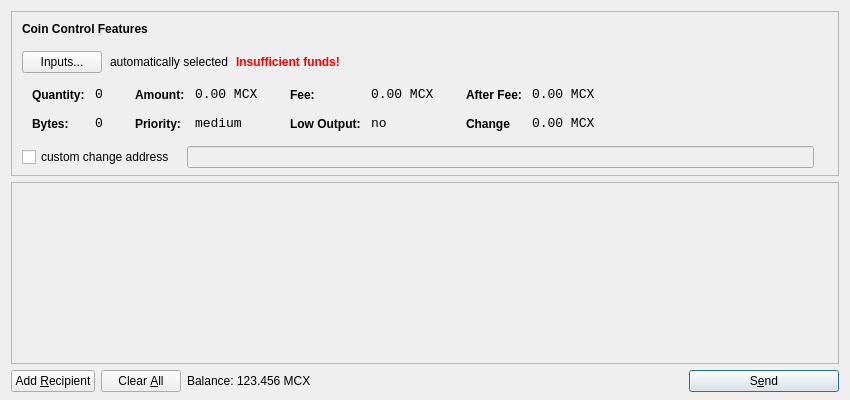
<?xml version="1.0" encoding="UTF-8"?>
<ui version="4.0">
 <class>SendCoinsDialog</class>
 <widget class="QDialog" name="SendCoinsDialog">
  <property name="geometry">
   <rect>
    <x>0</x>
    <y>0</y>
    <width>850</width>
    <height>400</height>
   </rect>
  </property>
  <property name="windowTitle">
   <string>Send Coins</string>
  </property>
  <property name="styleSheet">
   <string notr="true">background-image: url(:/images/gr);</string>
  </property>
  <layout class="QVBoxLayout" name="verticalLayout" stretch="0,1,0">
   <property name="bottomMargin">
    <number>8</number>
   </property>
   <item>
    <widget class="QFrame" name="frameCoinControl">
     <property name="sizePolicy">
      <sizepolicy hsizetype="Expanding" vsizetype="Expanding">
       <horstretch>0</horstretch>
       <verstretch>0</verstretch>
      </sizepolicy>
     </property>
     <property name="maximumSize">
      <size>
       <width>16777215</width>
       <height>16777215</height>
      </size>
     </property>
     <property name="frameShape">
      <enum>QFrame::StyledPanel</enum>
     </property>
     <property name="frameShadow">
      <enum>QFrame::Sunken</enum>
     </property>
     <layout class="QVBoxLayout" name="verticalLayoutCoinControl2">
      <property name="spacing">
       <number>6</number>
      </property>
      <property name="leftMargin">
       <number>0</number>
      </property>
      <property name="topMargin">
       <number>0</number>
      </property>
      <property name="rightMargin">
       <number>0</number>
      </property>
      <property name="bottomMargin">
       <number>6</number>
      </property>
      <item>
       <layout class="QVBoxLayout" name="verticalLayoutCoinControl" stretch="0,0,0,0,1">
        <property name="spacing">
         <number>0</number>
        </property>
        <property name="leftMargin">
         <number>10</number>
        </property>
        <property name="topMargin">
         <number>10</number>
        </property>
        <item>
         <layout class="QHBoxLayout" name="horizontalLayoutCoinControl1">
          <property name="bottomMargin">
           <number>15</number>
          </property>
          <item>
           <widget class="QLabel" name="labelCoinControlFeatures">
            <property name="sizePolicy">
             <sizepolicy hsizetype="Preferred" vsizetype="Maximum">
              <horstretch>0</horstretch>
              <verstretch>0</verstretch>
             </sizepolicy>
            </property>
            <property name="font">
             <font>
              <weight>75</weight>
              <bold>true</bold>
             </font>
            </property>
            <property name="styleSheet">
             <string notr="true">font-weight:bold;</string>
            </property>
            <property name="text">
             <string>Coin Control Features</string>
            </property>
           </widget>
          </item>
         </layout>
        </item>
        <item>
         <layout class="QHBoxLayout" name="horizontalLayoutCoinControl2" stretch="0,0,0,0">
          <property name="spacing">
           <number>8</number>
          </property>
          <property name="bottomMargin">
           <number>10</number>
          </property>
          <item>
           <widget class="QPushButton" name="pushButtonCoinControl">
            <property name="styleSheet">
             <string notr="true"/>
            </property>
            <property name="text">
             <string>Inputs...</string>
            </property>
           </widget>
          </item>
          <item>
           <widget class="QLabel" name="labelCoinControlAutomaticallySelected">
            <property name="text">
             <string>automatically selected</string>
            </property>
            <property name="margin">
             <number>5</number>
            </property>
           </widget>
          </item>
          <item>
           <widget class="QLabel" name="labelCoinControlInsuffFunds">
            <property name="font">
             <font>
              <weight>75</weight>
              <bold>true</bold>
             </font>
            </property>
            <property name="styleSheet">
             <string notr="true">color:red;font-weight:bold;</string>
            </property>
            <property name="text">
             <string>Insufficient funds!</string>
            </property>
            <property name="margin">
             <number>5</number>
            </property>
           </widget>
          </item>
          <item>
           <spacer name="horizontalSpacerCoinControl">
            <property name="orientation">
             <enum>Qt::Horizontal</enum>
            </property>
            <property name="sizeHint" stdset="0">
             <size>
              <width>40</width>
              <height>1</height>
             </size>
            </property>
           </spacer>
          </item>
         </layout>
        </item>
        <item>
         <widget class="QWidget" name="widgetCoinControl" native="true">
          <property name="sizePolicy">
           <sizepolicy hsizetype="Preferred" vsizetype="Preferred">
            <horstretch>0</horstretch>
            <verstretch>0</verstretch>
           </sizepolicy>
          </property>
          <property name="minimumSize">
           <size>
            <width>0</width>
            <height>0</height>
           </size>
          </property>
          <property name="styleSheet">
           <string notr="true"/>
          </property>
          <layout class="QHBoxLayout" name="horizontalLayoutCoinControl5">
           <property name="leftMargin">
            <number>0</number>
           </property>
           <property name="topMargin">
            <number>0</number>
           </property>
           <property name="rightMargin">
            <number>0</number>
           </property>
           <property name="bottomMargin">
            <number>0</number>
           </property>
           <item>
            <layout class="QHBoxLayout" name="horizontalLayoutCoinControl3" stretch="0,0,0,1">
             <property name="spacing">
              <number>20</number>
             </property>
             <property name="topMargin">
              <number>0</number>
             </property>
             <property name="bottomMargin">
              <number>10</number>
             </property>
             <item>
              <layout class="QFormLayout" name="formLayoutCoinControl1">
               <property name="horizontalSpacing">
                <number>10</number>
               </property>
               <property name="verticalSpacing">
                <number>14</number>
               </property>
               <property name="leftMargin">
                <number>10</number>
               </property>
               <property name="topMargin">
                <number>4</number>
               </property>
               <property name="rightMargin">
                <number>6</number>
               </property>
               <item row="0" column="0">
                <widget class="QLabel" name="labelCoinControlQuantityText">
                 <property name="styleSheet">
                  <string notr="true">font-weight:bold;</string>
                 </property>
                 <property name="text">
                  <string>Quantity:</string>
                 </property>
                 <property name="margin">
                  <number>0</number>
                 </property>
                </widget>
               </item>
               <item row="0" column="1">
                <widget class="QLabel" name="labelCoinControlQuantity">
                 <property name="font">
                  <font>
                   <family>Monospace</family>
                   <pointsize>10</pointsize>
                  </font>
                 </property>
                 <property name="cursor">
                  <cursorShape>IBeamCursor</cursorShape>
                 </property>
                 <property name="contextMenuPolicy">
                  <enum>Qt::ActionsContextMenu</enum>
                 </property>
                 <property name="text">
                  <string>0</string>
                 </property>
                 <property name="margin">
                  <number>0</number>
                 </property>
                 <property name="textInteractionFlags">
                  <set>Qt::LinksAccessibleByMouse|Qt::TextSelectableByKeyboard|Qt::TextSelectableByMouse</set>
                 </property>
                </widget>
               </item>
               <item row="1" column="0">
                <widget class="QLabel" name="labelCoinControlBytesText">
                 <property name="styleSheet">
                  <string notr="true">font-weight:bold;</string>
                 </property>
                 <property name="text">
                  <string>Bytes:</string>
                 </property>
                </widget>
               </item>
               <item row="1" column="1">
                <widget class="QLabel" name="labelCoinControlBytes">
                 <property name="font">
                  <font>
                   <family>Monospace</family>
                   <pointsize>10</pointsize>
                  </font>
                 </property>
                 <property name="cursor">
                  <cursorShape>IBeamCursor</cursorShape>
                 </property>
                 <property name="contextMenuPolicy">
                  <enum>Qt::ActionsContextMenu</enum>
                 </property>
                 <property name="text">
                  <string>0</string>
                 </property>
                 <property name="textInteractionFlags">
                  <set>Qt::LinksAccessibleByMouse|Qt::TextSelectableByKeyboard|Qt::TextSelectableByMouse</set>
                 </property>
                </widget>
               </item>
              </layout>
             </item>
             <item>
              <layout class="QFormLayout" name="formLayoutCoinControl2">
               <property name="horizontalSpacing">
                <number>10</number>
               </property>
               <property name="verticalSpacing">
                <number>14</number>
               </property>
               <property name="leftMargin">
                <number>6</number>
               </property>
               <property name="topMargin">
                <number>4</number>
               </property>
               <property name="rightMargin">
                <number>6</number>
               </property>
               <item row="0" column="0">
                <widget class="QLabel" name="labelCoinControlAmountText">
                 <property name="styleSheet">
                  <string notr="true">font-weight:bold;</string>
                 </property>
                 <property name="text">
                  <string>Amount:</string>
                 </property>
                 <property name="margin">
                  <number>0</number>
                 </property>
                </widget>
               </item>
               <item row="0" column="1">
                <widget class="QLabel" name="labelCoinControlAmount">
                 <property name="font">
                  <font>
                   <family>Monospace</family>
                   <pointsize>10</pointsize>
                  </font>
                 </property>
                 <property name="cursor">
                  <cursorShape>IBeamCursor</cursorShape>
                 </property>
                 <property name="contextMenuPolicy">
                  <enum>Qt::ActionsContextMenu</enum>
                 </property>
                 <property name="text">
                  <string>0.00 MCX</string>
                 </property>
                 <property name="textInteractionFlags">
                  <set>Qt::LinksAccessibleByMouse|Qt::TextSelectableByKeyboard|Qt::TextSelectableByMouse</set>
                 </property>
                </widget>
               </item>
               <item row="1" column="0">
                <widget class="QLabel" name="labelCoinControlPriorityText">
                 <property name="styleSheet">
                  <string notr="true">font-weight:bold;</string>
                 </property>
                 <property name="text">
                  <string>Priority:</string>
                 </property>
                </widget>
               </item>
               <item row="1" column="1">
                <widget class="QLabel" name="labelCoinControlPriority">
                 <property name="font">
                  <font>
                   <family>Monospace</family>
                   <pointsize>10</pointsize>
                  </font>
                 </property>
                 <property name="cursor">
                  <cursorShape>IBeamCursor</cursorShape>
                 </property>
                 <property name="contextMenuPolicy">
                  <enum>Qt::ActionsContextMenu</enum>
                 </property>
                 <property name="text">
                  <string>medium</string>
                 </property>
                 <property name="textInteractionFlags">
                  <set>Qt::LinksAccessibleByMouse|Qt::TextSelectableByKeyboard|Qt::TextSelectableByMouse</set>
                 </property>
                </widget>
               </item>
              </layout>
             </item>
             <item>
              <layout class="QFormLayout" name="formLayoutCoinControl3">
               <property name="horizontalSpacing">
                <number>10</number>
               </property>
               <property name="verticalSpacing">
                <number>14</number>
               </property>
               <property name="leftMargin">
                <number>6</number>
               </property>
               <property name="topMargin">
                <number>4</number>
               </property>
               <property name="rightMargin">
                <number>6</number>
               </property>
               <item row="0" column="0">
                <widget class="QLabel" name="labelCoinControlFeeText">
                 <property name="styleSheet">
                  <string notr="true">font-weight:bold;</string>
                 </property>
                 <property name="text">
                  <string>Fee:</string>
                 </property>
                 <property name="margin">
                  <number>0</number>
                 </property>
                </widget>
               </item>
               <item row="0" column="1">
                <widget class="QLabel" name="labelCoinControlFee">
                 <property name="font">
                  <font>
                   <family>Monospace</family>
                   <pointsize>10</pointsize>
                  </font>
                 </property>
                 <property name="cursor">
                  <cursorShape>IBeamCursor</cursorShape>
                 </property>
                 <property name="contextMenuPolicy">
                  <enum>Qt::ActionsContextMenu</enum>
                 </property>
                 <property name="text">
                  <string>0.00 MCX</string>
                 </property>
                 <property name="textInteractionFlags">
                  <set>Qt::LinksAccessibleByMouse|Qt::TextSelectableByKeyboard|Qt::TextSelectableByMouse</set>
                 </property>
                </widget>
               </item>
               <item row="1" column="0">
                <widget class="QLabel" name="labelCoinControlLowOutputText">
                 <property name="styleSheet">
                  <string notr="true">font-weight:bold;</string>
                 </property>
                 <property name="text">
                  <string>Low Output:</string>
                 </property>
                </widget>
               </item>
               <item row="1" column="1">
                <widget class="QLabel" name="labelCoinControlLowOutput">
                 <property name="font">
                  <font>
                   <family>Monospace</family>
                   <pointsize>10</pointsize>
                  </font>
                 </property>
                 <property name="cursor">
                  <cursorShape>IBeamCursor</cursorShape>
                 </property>
                 <property name="contextMenuPolicy">
                  <enum>Qt::ActionsContextMenu</enum>
                 </property>
                 <property name="text">
                  <string>no</string>
                 </property>
                 <property name="textInteractionFlags">
                  <set>Qt::LinksAccessibleByMouse|Qt::TextSelectableByKeyboard|Qt::TextSelectableByMouse</set>
                 </property>
                </widget>
               </item>
              </layout>
             </item>
             <item>
              <layout class="QFormLayout" name="formLayoutCoinControl4">
               <property name="horizontalSpacing">
                <number>10</number>
               </property>
               <property name="verticalSpacing">
                <number>14</number>
               </property>
               <property name="leftMargin">
                <number>6</number>
               </property>
               <property name="topMargin">
                <number>4</number>
               </property>
               <property name="rightMargin">
                <number>6</number>
               </property>
               <item row="0" column="0">
                <widget class="QLabel" name="labelCoinControlAfterFeeText">
                 <property name="styleSheet">
                  <string notr="true">font-weight:bold;</string>
                 </property>
                 <property name="text">
                  <string>After Fee:</string>
                 </property>
                 <property name="margin">
                  <number>0</number>
                 </property>
                </widget>
               </item>
               <item row="0" column="1">
                <widget class="QLabel" name="labelCoinControlAfterFee">
                 <property name="font">
                  <font>
                   <family>Monospace</family>
                   <pointsize>10</pointsize>
                  </font>
                 </property>
                 <property name="cursor">
                  <cursorShape>IBeamCursor</cursorShape>
                 </property>
                 <property name="contextMenuPolicy">
                  <enum>Qt::ActionsContextMenu</enum>
                 </property>
                 <property name="text">
                  <string>0.00 MCX</string>
                 </property>
                 <property name="textInteractionFlags">
                  <set>Qt::LinksAccessibleByMouse|Qt::TextSelectableByKeyboard|Qt::TextSelectableByMouse</set>
                 </property>
                </widget>
               </item>
               <item row="1" column="0">
                <widget class="QLabel" name="labelCoinControlChangeText">
                 <property name="styleSheet">
                  <string notr="true">font-weight:bold;</string>
                 </property>
                 <property name="text">
                  <string>Change</string>
                 </property>
                </widget>
               </item>
               <item row="1" column="1">
                <widget class="QLabel" name="labelCoinControlChange">
                 <property name="font">
                  <font>
                   <family>Monospace</family>
                   <pointsize>10</pointsize>
                  </font>
                 </property>
                 <property name="cursor">
                  <cursorShape>IBeamCursor</cursorShape>
                 </property>
                 <property name="contextMenuPolicy">
                  <enum>Qt::ActionsContextMenu</enum>
                 </property>
                 <property name="text">
                  <string>0.00 MCX</string>
                 </property>
                 <property name="textInteractionFlags">
                  <set>Qt::LinksAccessibleByMouse|Qt::TextSelectableByKeyboard|Qt::TextSelectableByMouse</set>
                 </property>
                </widget>
               </item>
              </layout>
             </item>
            </layout>
           </item>
          </layout>
         </widget>
        </item>
        <item>
         <layout class="QHBoxLayout" name="horizontalLayoutCoinControl4" stretch="0,0,0">
          <property name="spacing">
           <number>12</number>
          </property>
          <property name="sizeConstraint">
           <enum>QLayout::SetDefaultConstraint</enum>
          </property>
          <property name="topMargin">
           <number>5</number>
          </property>
          <property name="rightMargin">
           <number>5</number>
          </property>
          <item>
           <widget class="QCheckBox" name="checkBoxCoinControlChange">
            <property name="text">
             <string>custom change address</string>
            </property>
           </widget>
          </item>
          <item>
           <widget class="QLineEdit" name="lineEditCoinControlChange">
            <property name="enabled">
             <bool>false</bool>
            </property>
            <property name="sizePolicy">
             <sizepolicy hsizetype="Expanding" vsizetype="Fixed">
              <horstretch>0</horstretch>
              <verstretch>0</verstretch>
             </sizepolicy>
            </property>
           </widget>
          </item>
          <item>
           <widget class="QLabel" name="labelCoinControlChangeLabel">
            <property name="sizePolicy">
             <sizepolicy hsizetype="Preferred" vsizetype="Expanding">
              <horstretch>0</horstretch>
              <verstretch>0</verstretch>
             </sizepolicy>
            </property>
            <property name="minimumSize">
             <size>
              <width>0</width>
              <height>0</height>
             </size>
            </property>
            <property name="text">
             <string/>
            </property>
            <property name="margin">
             <number>3</number>
            </property>
           </widget>
          </item>
         </layout>
        </item>
        <item>
         <spacer name="verticalSpacerCoinControl">
          <property name="orientation">
           <enum>Qt::Vertical</enum>
          </property>
          <property name="sizeHint" stdset="0">
           <size>
            <width>800</width>
            <height>1</height>
           </size>
          </property>
         </spacer>
        </item>
       </layout>
      </item>
     </layout>
    </widget>
   </item>
   <item>
    <widget class="QScrollArea" name="scrollArea">
     <property name="widgetResizable">
      <bool>true</bool>
     </property>
     <widget class="QWidget" name="scrollAreaWidgetContents">
      <property name="geometry">
       <rect>
        <x>0</x>
        <y>0</y>
        <width>830</width>
        <height>172</height>
       </rect>
      </property>
      <layout class="QVBoxLayout" name="verticalLayout_2">
       <property name="leftMargin">
        <number>0</number>
       </property>
       <property name="topMargin">
        <number>0</number>
       </property>
       <property name="rightMargin">
        <number>0</number>
       </property>
       <property name="bottomMargin">
        <number>0</number>
       </property>
       <item>
        <layout class="QVBoxLayout" name="entries">
         <property name="spacing">
          <number>6</number>
         </property>
        </layout>
       </item>
       <item>
        <spacer name="verticalSpacer">
         <property name="orientation">
          <enum>Qt::Vertical</enum>
         </property>
         <property name="sizeHint" stdset="0">
          <size>
           <width>20</width>
           <height>40</height>
          </size>
         </property>
        </spacer>
       </item>
      </layout>
     </widget>
    </widget>
   </item>
   <item>
    <layout class="QHBoxLayout" name="horizontalLayout">
     <item>
      <widget class="QPushButton" name="addButton">
       <property name="toolTip">
        <string>Send to multiple recipients at once</string>
       </property>
       <property name="text">
        <string>Add &amp;Recipient</string>
       </property>
       <property name="icon">
        <iconset resource="../bitcoin.qrc">
         <normaloff>:/icons/add</normaloff>:/icons/add</iconset>
       </property>
       <property name="autoDefault">
        <bool>false</bool>
       </property>
      </widget>
     </item>
     <item>
      <widget class="QPushButton" name="clearButton">
       <property name="sizePolicy">
        <sizepolicy hsizetype="Minimum" vsizetype="Fixed">
         <horstretch>0</horstretch>
         <verstretch>0</verstretch>
        </sizepolicy>
       </property>
       <property name="toolTip">
        <string>Remove all transaction fields</string>
       </property>
       <property name="text">
        <string>Clear &amp;All</string>
       </property>
       <property name="icon">
        <iconset resource="../bitcoin.qrc">
         <normaloff>:/icons/remove</normaloff>:/icons/remove</iconset>
       </property>
       <property name="autoRepeatDelay">
        <number>300</number>
       </property>
       <property name="autoDefault">
        <bool>false</bool>
       </property>
      </widget>
     </item>
     <item>
      <layout class="QHBoxLayout" name="horizontalLayout_2">
       <property name="spacing">
        <number>3</number>
       </property>
       <item>
        <widget class="QLabel" name="label">
         <property name="sizePolicy">
          <sizepolicy hsizetype="Preferred" vsizetype="Fixed">
           <horstretch>0</horstretch>
           <verstretch>0</verstretch>
          </sizepolicy>
         </property>
         <property name="text">
          <string>Balance:</string>
         </property>
        </widget>
       </item>
       <item>
        <widget class="QLabel" name="labelBalance">
         <property name="sizePolicy">
          <sizepolicy hsizetype="Preferred" vsizetype="Fixed">
           <horstretch>0</horstretch>
           <verstretch>0</verstretch>
          </sizepolicy>
         </property>
         <property name="cursor">
          <cursorShape>IBeamCursor</cursorShape>
         </property>
         <property name="text">
          <string>123.456 MCX</string>
         </property>
         <property name="textInteractionFlags">
          <set>Qt::LinksAccessibleByMouse|Qt::TextSelectableByKeyboard|Qt::TextSelectableByMouse</set>
         </property>
        </widget>
       </item>
      </layout>
     </item>
     <item>
      <spacer name="horizontalSpacer">
       <property name="orientation">
        <enum>Qt::Horizontal</enum>
       </property>
       <property name="sizeHint" stdset="0">
        <size>
         <width>40</width>
         <height>20</height>
        </size>
       </property>
      </spacer>
     </item>
     <item>
      <widget class="QPushButton" name="sendButton">
       <property name="minimumSize">
        <size>
         <width>150</width>
         <height>0</height>
        </size>
       </property>
       <property name="toolTip">
        <string>Confirm the send action</string>
       </property>
       <property name="text">
        <string>S&amp;end</string>
       </property>
       <property name="icon">
        <iconset resource="../bitcoin.qrc">
         <normaloff>:/icons/send</normaloff>:/icons/send</iconset>
       </property>
       <property name="default">
        <bool>true</bool>
       </property>
      </widget>
     </item>
    </layout>
   </item>
  </layout>
 </widget>
 <resources>
  <include location="../bitcoin.qrc"/>
 </resources>
 <connections/>
</ui>
